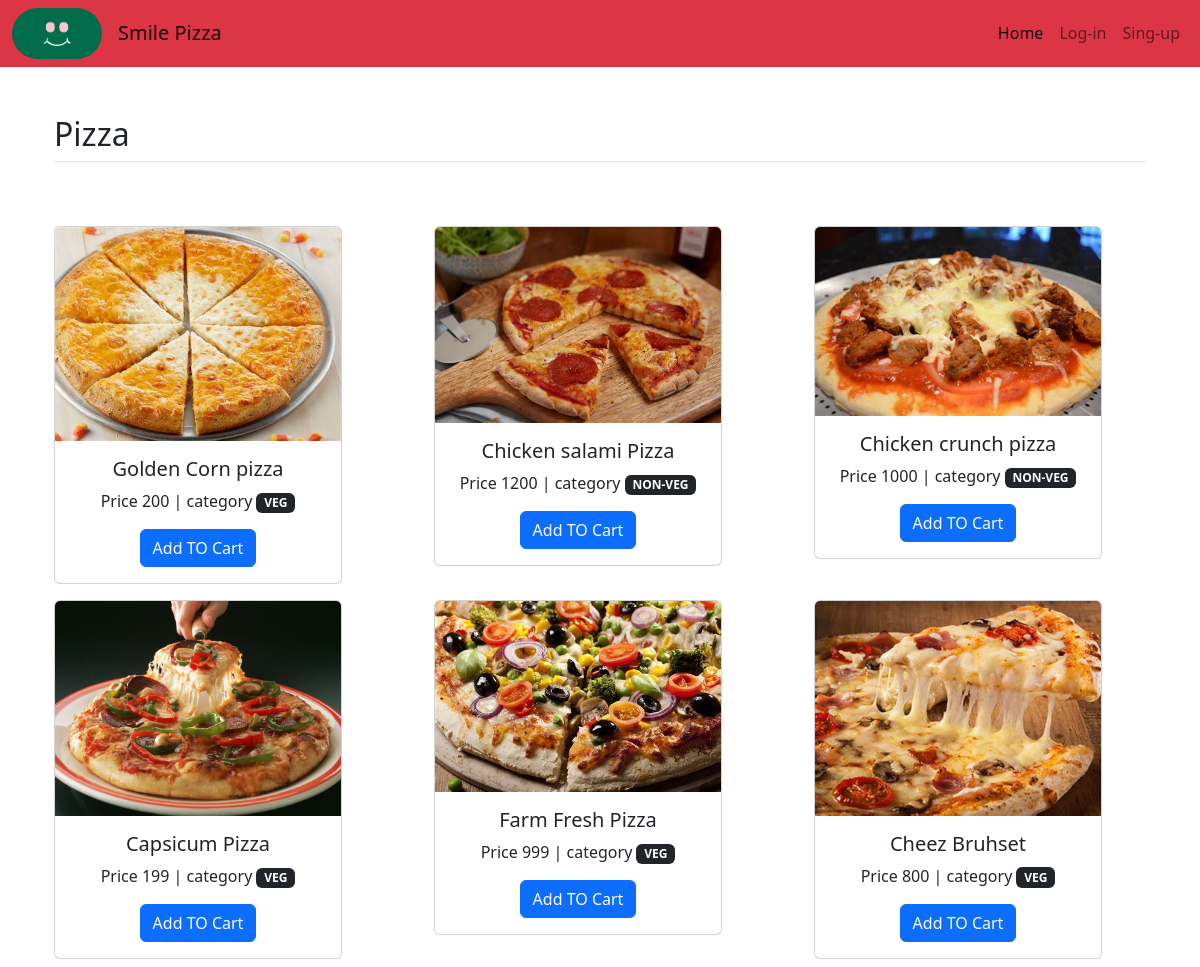
The page / on the database its author committed.
### home/models.py (models this page shows, shortened)
class BaseModel(models.Model):
    uid = models.UUIDField(default=uuid.uuid4, editable = False, primary_key = True)
    created_at = models.DateField(auto_now_add = True)
    updated_at = models.DateField(auto_now_add = True)
    class Meta:
        abstract = True

class Pizza(BaseModel):
    category = models.ForeignKey(PizzaCategory,on_delete = models.CASCADE,related_name = 'pizzas')
    pizza_name = models.CharField(max_length=50)
    price = models.IntegerField(default=100)
    image = models.ImageField(upload_to='pizza')

class PizzaCategory(BaseModel):
    category_name = models.CharField(max_length = 100)

### home/views.py (the view)
# urls.py: 2. Add a URL to urlpatterns:  path('', views.home, name='home')
def home(request):
    pizzas = Pizza.objects.all()
    data = {
        'pizzas':pizzas,
    }
    return render(request,'home.html',data)

### template/home.html (shortened to what this page needs)
{% extends 'base.html' %}
{% block body %}
<div class="container text-center">
    <div class="row align-items-start">
{% for  pizza in pizzas %}
<div class="col">
<div class="container my-2">
<div class="card" style="width: 18rem;">
    <img src="/media/{{pizza.image}}" class="card-img-top" alt="...">
    <div class="card-body">
      <h5 class="card-title">{{pizza.pizza_name}}</h5>
      <p class="card-text">Price {{pizza.price}} | category <span class="badge text-bg-dark">{{pizza.category.category_name}}</span></p>
      <a href="{% url 'Add_Cart' pizza.uid %}" class="btn btn-primary">Add TO Cart</a>
    </div>
  </div>
</div>
  </div>
  {% endfor %}
    </div></div>
{% endblock %}

### template/base.html (shortened to what this page needs)
<!doctype html>
<html dir="lft">
  <head>
    <link rel="stylesheet" href="https://cdn.jsdelivr.net/npm/bootstrap@5.2.2/dist/css/bootstrap.rtl.min.css">
    <link rel="stylesheet" href="https://cdnjs.cloudflare.com/ajax/libs/font-awesome/6.0.0/css/all.min.css" />
  </head>
  <body>
    <nav class="navbar navbar-expand-lg bg-danger">
      <div class="container-fluid">
        <img class="rounded-5  mx-auto d-block" src="/static/green-smile-01-1900x1069.png" width="90" alt="">
        <a class="navbar-brand" href="/">Smile Pizza</a>
        <div class="collapse navbar-collapse" id="navbarSupportedContent">
          <ul class="navbar-nav me-auto mb-2 mb-lg-0">
            <li class="nav-item">
              <a class="nav-link active" aria-current="page" href="/">Home</a>
            </li>
            {% if user.is_authenticated %}
            <ul class="navbar-nav ml-auto">
              <li class="nav-item dropdown">
                <a class="nav-link dropdown-toggle" href="#" role="button" data-bs-toggle="dropdown" aria-expanded="false">
                  Welcome {{request.user}}
                </a>
                <ul class="dropdown-menu">
                  <li><a class="dropdown-item" href="/logout">Logout</a></li>
                </ul>
              </li>
            </ul>
            <div class="mx-2">
            <a href="{% url 'order' %}" type="submit" class="btn btn-light">Dashboard</a>
            </div>
            <div class="mx-2">
            <a href="{% url 'cart' %}" type="submit" class="btn btn-light"><i class='fa-solid fa-cart-shopping'></i>{{request.user.get_cart_count}}</a>
           </div>
            {% else %}
            <li class="nav-item">
              <a class="nav-link" href="/login">Log-in</a>
            </li>
            <li class="nav-item">
              <a class="nav-link" href="/singup">Sing-up</a>
            </li>
           {% endif %}
         </ul>
        </div>
      </div>
    </nav>
  <div class="container px-4 py-5" id="custom-cards">
    <h2 class="pb-2 border-bottom">Pizza </h2>
</div>
{% block body %}
{% endblock %}
  </body>
</html>

### rows shown on the page
Pizza: image (picture), pizza_name "Golden Corn pizza", price "200", category.category_name "VEG"
Pizza: image (picture), pizza_name "Chicken salami Pizza", price "1200", category.category_name "NON-VEG"
Pizza: image (picture), pizza_name "Chicken crunch pizza", price "1000", category.category_name "NON-VEG"
Pizza: image (picture), pizza_name "Capsicum Pizza", price "199", category.category_name "VEG"
Pizza: image (picture), pizza_name "Farm Fresh Pizza", price "999", category.category_name "VEG"
Pizza: image (picture), pizza_name "Cheez Bruhset", price "800", category.category_name "VEG"
